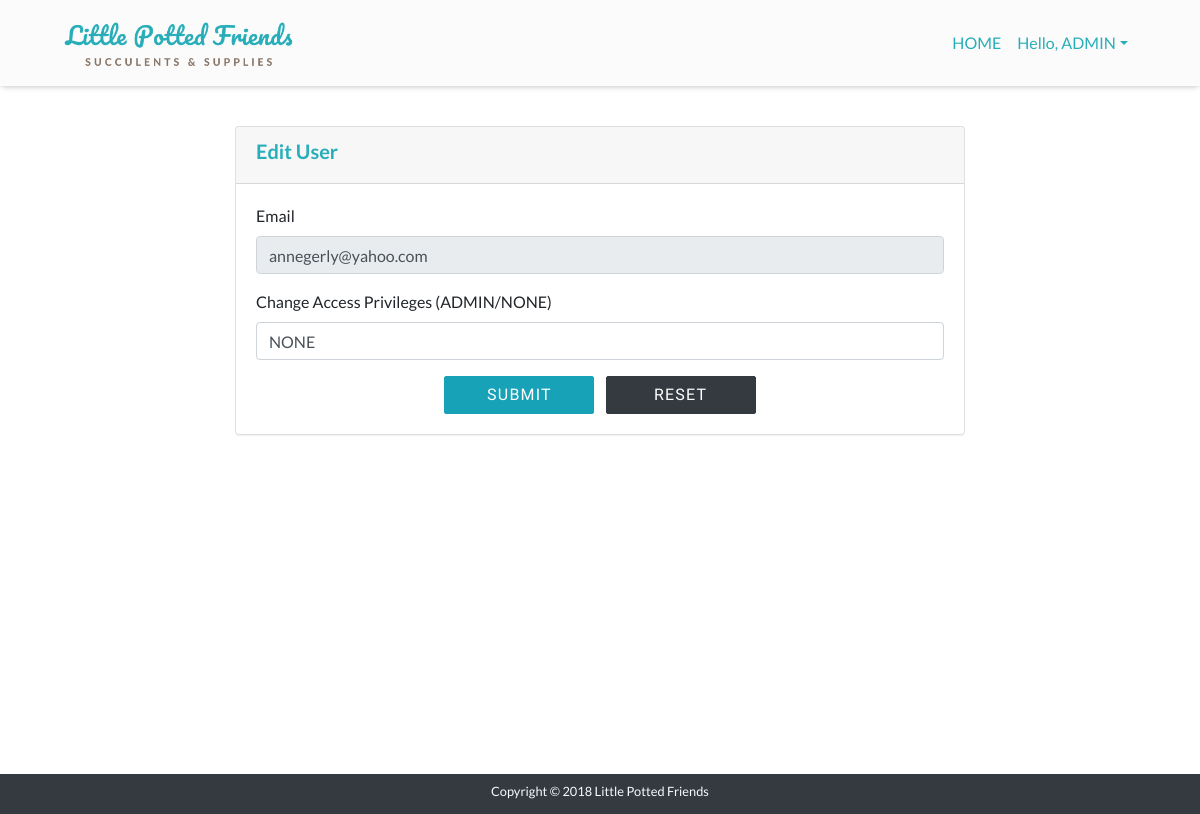
/app/views/editUser.php?id=52 (signed in), run on an earlier commit of the app's database.
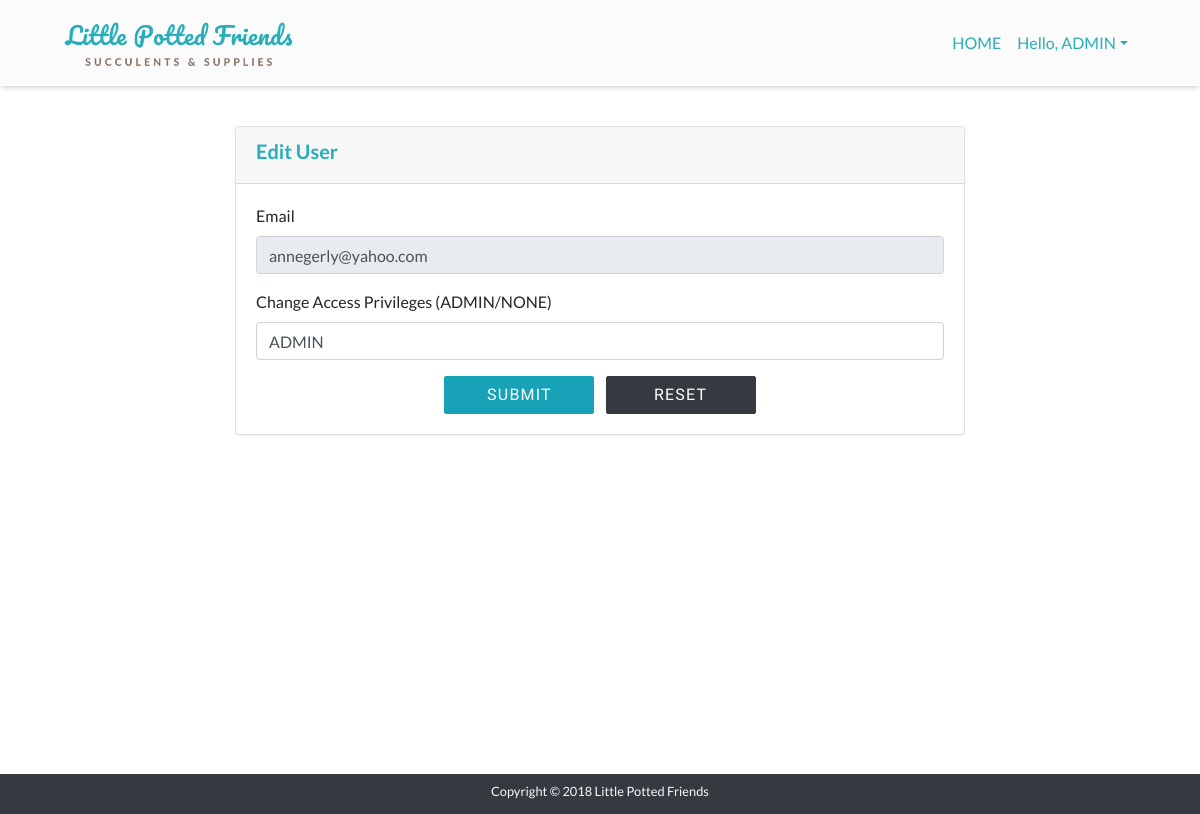
And on a later commit of the database.
### tables this page shows
CREATE TABLE `tbl_users` (
  `id` int(11) NOT NULL,
  `firstname` varchar(150) NOT NULL,
  `lastname` varchar(150) NOT NULL,
  `email` varchar(150) NOT NULL,
  `password` varchar(150) NOT NULL,
  `mobile` varchar(11) NOT NULL,
  `address` varchar(255) NOT NULL,
  `status` varchar(8) NOT NULL DEFAULT 'Active',
  `access` varchar(5) NOT NULL DEFAULT 'NONE'
);

### app/views/editUser.php (the view, shortened to what this page needs)
<?php require_once '../partials/header.php'; ?>
<?php
	require '../controllers/connect.php';
	$id = $_GET['id'];
	$sql = "SELECT * FROM tbl_users WHERE id = $id";
	$result = mysqli_query($conn, $sql);
?>
<div class="container">
  <div class="row">
    <div class="col-lg-2"></div>
    <div class="col-lg-8">
        <div class="text-center p-2"><h2 id="editUserAlertMsg" class="p-2"></h2></div>
    	<div class="card">
    		<div class="card-header"><h5>Edit User</h5></div>
    		<div class="card-body">
    			<form action="" method="POST">
    				<?php while($row = mysqli_fetch_assoc($result))
    					{ ?>
    				<div class="form-group">
    					<label>Email</label>
    					<input value="<?= $row['email']?>" class="form-control" disabled>
    				</div>
    				<div class="form-group">
    					<label>Change Access Privileges (ADMIN/NONE)</label>
    					<input type="text" value="<?= $row['access']?>" class="form-control" id="editUserAccess" placeholder="Type ADMIN or NONE to change access privileges">
    				</div>
                    <div class="text-center">
                        <button id="btnEditUserAccess" class="btn btn-info btnWider mr-2" type="button">SUBMIT</button>
        				<input type="reset" class="btn btn-dark btnWider" value="RESET" >
                    </div>
    			    <?php } ?>
    			</form>
    		</div>
    	</div>
    </div>
  </div>
</div>
<?php require '../partials/footer.php'; ?>

What changed in the data, as far as the page shows it:
changed tbl_users "annegerly@yahoo.com": access "NONE" → "ADMIN"
